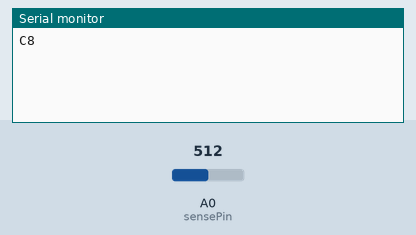
Recording of a sketch running on a simulated Arduino Uno, built with avr-gcc and run on an emulated ATmega328P. On the bench: the last lines printed to the serial monitor. The inputs (shaded band) are chosen by the test bench; at power-on: A0 (sensePin) = 512.

Above: at 1.2 s.
1.3 s: A0 (sensePin) set to 560
At 2.9 s:
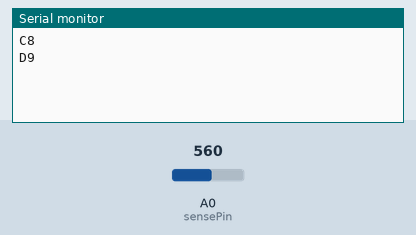
4.3 s: A0 (sensePin) set to 716
At 4.3 s:
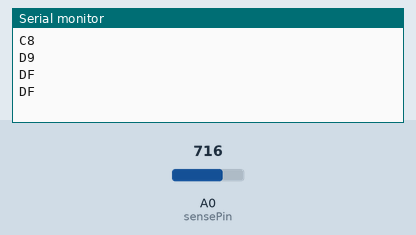
7.3 s: A0 (sensePin) set to 10
At 8.1 s:
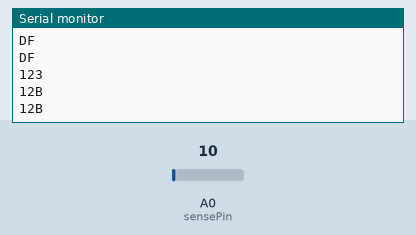
10.3 s: A0 (sensePin) set to 0
At 11.3 s:
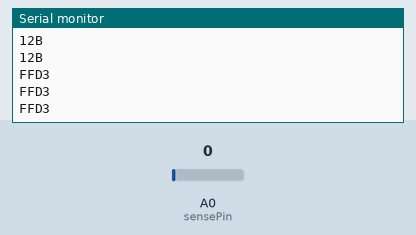
13.3 s: A0 (sensePin) set to 30
At 15.2 s:
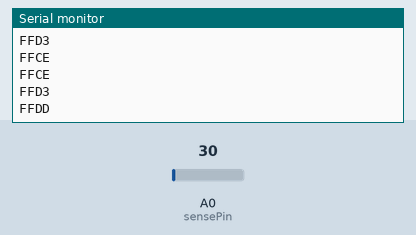
16.3 s: A0 (sensePin) set to 122
At 17.7 s:
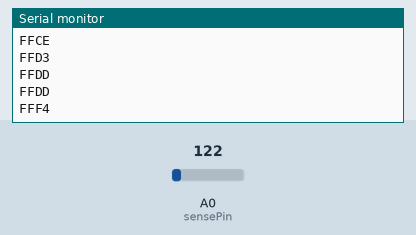

Measured:
- after the input at 1.3 s, the serial monitor: prints a new line after 0.76 s (image 1)
- after the input at 13.3 s, the serial monitor: prints a new line after 1.4 s (image 5)
- after the input at 16.3 s, the serial monitor: prints a new line after 0.51 s (image 6)

The sketch:

sketch_jan26a.ino
```cpp
//This code will allow you to run the pulse sensor and the temperature sensor simultaenously


#define USE_ARDUINO_INTERRUPTS true //set up low level interrupts for most accruate BPM math
# include <PulseSensorPlayground.h> //includes the pulsesensor playground library

 ///Temperature Sensor
int sensePin = A0;  //This is the Arduino Pin that will read the sensor output
int sensorInput;    //The variable we will use to store the sensor input
double temp;        //The variable we will use to store temperature in degrees celcius. High body temperatures are 40+, sensor accuracry is +/- 2 degrees


//Pulse Sensor
int beatPin=A2; //programming the pulse sensor
int beatInput;
int Threshold= 550; //Determine which signal to count as a beat and which to ignore
PulseSensorPlayground pulseSensor; //creates an instance of the PulseSensorPlayground object called "pulseSensor"

//averaging
double temp_avg = 0;
//double pres_avg = 0;
int samples = 0;

//communication
char dataString[50] = {0};


void setup() {
    pinMode(A0, INPUT);
    pinMode(A2, INPUT);
    // put your setup code here, to run once:
    Serial.begin(9600); //Start the Serial Port at 9600 baud (default)
    //configure the Pulsensor Object by assigning variables to it
    pulseSensor.analogInput(A2);
    pulseSensor.setThreshold(Threshold);
}
 void loop() {
    // The temperature
    sensorInput=analogRead(A0);
    temp=(double)sensorInput / 1024;       //find percentage of input reading
    temp=temp*5;
    temp=temp-0.5;
    temp=temp*100;

    //averaging
    if (samples < 20){
      temp_avg += temp;
      samples++;
    }
    else {
      int t = temp_avg/20;
      sprintf(dataString,"%02X",(int)t); // convert a value to hexa
      Serial.println(dataString);
      temp_avg=0;
      samples=0;
    }

    //Pulse sensor
//    int myBPM=pulseSensor.getBeatsPerMinute(); //Calls function on our pulse sensor
//    if (pulseSensor.sawStartOfBeat())
//    { //Constantly test to see if a beat "happened"
//      Serial.println(myBPM);
//    }
//    Serial.print("HeatBeat") ;
//    Serial.println(beatInput);

    delay(50); //wait fifty millisecond
}
```
